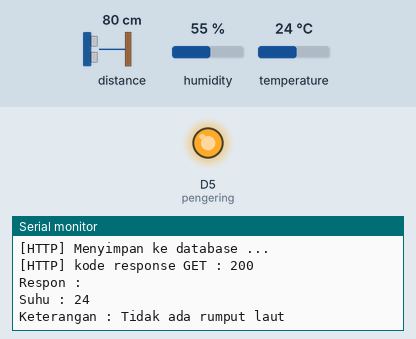
Bench run of a sketch on a simulated ESP8266 (NodeMCU). On the bench: output pins drawn as LEDs (lit = HIGH), the last lines printed to the serial monitor. Wiring (inferred from the names in the program): ultrasonic range finder: trigger D4; echo D3. The test bench sets the inputs (shaded band); at power-on: distance to the obstacle 80 cm, humidity 55 %, temperature 24 °C. The echo pulse lasts 58.3 µs per cm; WiFi joins after 1.5 s; servers stay silent unless stated; uploads are accepted with an empty reply; pins used as bus, display or sensor lines are not drawn.

Above: at 12.7 s.
12.8 s: distance to the obstacle set to 12 cm
At 14.52 s:
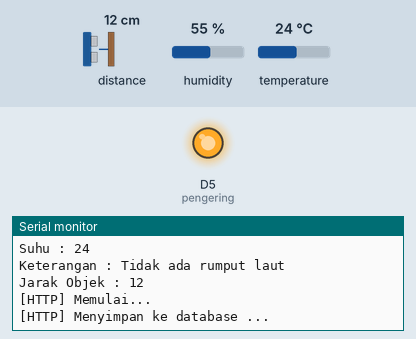
15.8 s: distance to the obstacle set to 9 cm
At 19.1 s:
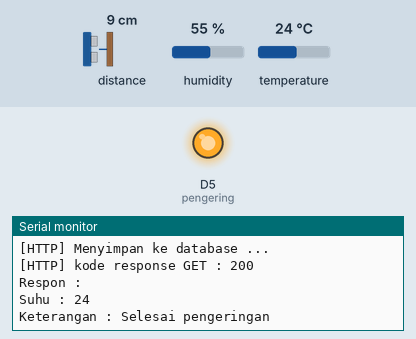
Timing chart, 0 to 20.6 s (numbered marks = the images above; inputs shaded):
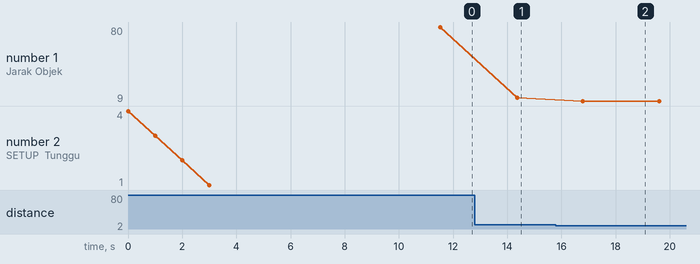

The sketch:

rumputlaut.ino
```cpp
#include <Arduino.h>

// Wifi
#include <ESP8266WiFi.h>
#include <ESP8266WiFiMulti.h>
#include <ESP8266HTTPClient.h>

#define USE_SERIAL Serial
ESP8266WiFiMulti WiFiMulti;
HTTPClient http;

// Sensor DHT
#include <DHT.h>

#define DHTPIN D9
#define DHTTYPE DHT11

DHT dht(DHTPIN, DHTTYPE);

int before_suhu = 25;

// PIN ULTRASONIK
#define echoPin D3
#define trigPin D4

// Relay
#define relay_on LOW
#define relay_off HIGH
#define pengering D5

// Boolean
boolean rumput_kosong = false;
boolean rumput_ada = false;

// URL WEB IOT
String simpan = "http://duniaiot.com/rumputlaut/Data/save?suhu=";
String update_rumput = "http://duniaiot.com/rumputlaut/Data/update?ket=";

String respon;
String rumput;

void setup() {
  Serial.begin(115200);   //Komunikasi baud rate

  USE_SERIAL.begin(115200);
  USE_SERIAL.setDebugOutput(false);

  for(uint8_t t = 4; t > 0; t--) {
      USE_SERIAL.printf("[SETUP] Tunggu %d...\n", t);
      USE_SERIAL.flush();
      delay(1000);
  }

  WiFi.mode(WIFI_STA);
  WiFiMulti.addAP("Rumput", "12345678"); // Sesuaikan SSID dan password ini

  Serial.println();

  for (int u = 1; u <= 5; u++)
  {
    if ((WiFiMulti.run() == WL_CONNECTED))
    {
      USE_SERIAL.println("Wifi konek");
      USE_SERIAL.flush();
      delay(1000);
    }
    else
    {
      Serial.println("Wifi belum konek");
      delay(1000);
    }
  }

  pinMode(echoPin, INPUT);
  pinMode(trigPin, OUTPUT);
  pinMode(pengering, OUTPUT);

  digitalWrite(pengering, relay_off);

  dht.begin(); // dht mulai bekerja/ on

  delay(1000);
  Serial.println();

}

void loop() {

  // coding suhu
  int suhu = dht.readTemperature();
  if (suhu > 50)
  {
    suhu = before_suhu;
  }
  else
  {
    before_suhu = suhu;
  }

  // jarak / ultrasonik
  int durasi, jarak, pos=0;
  digitalWrite(trigPin, HIGH);
  delayMicroseconds(10);
  digitalWrite(trigPin, LOW);
  durasi = pulseIn(echoPin, HIGH);
  jarak = (durasi / 2) / 29.1;

  if (jarak < 0)
  {
    jarak = 0;
  }

  Serial.print("Jarak Objek : ");
  Serial.println(jarak);

  // update ke database jika ada rumput laut masuk
  if (jarak <= 10)
  {
    if (rumput_ada == false)
    {
      Serial.println("Rumput laut terdeteksi");
      Serial.println();

      rumput = "Rumput laut dalam proses pengeringan";

      kirim(1);

      Serial.println();

      rumput_ada = true;
      rumput_kosong = false;
    }
  }
  else
  {
    if (rumput_kosong == false)
    {
      Serial.println("Tidak ada rumput laut");
      Serial.println();

      rumput = "Tidak ada rumput laut";

      kirim(0);

      Serial.println();

      rumput_ada = false;
      rumput_kosong = true;
    }
  }

  // kirim data suhu ke website
  if ((WiFiMulti.run() == WL_CONNECTED))
  {
    USE_SERIAL.print("[HTTP] Memulai...\n");

    http.begin( simpan + (String) suhu );

    USE_SERIAL.print("[HTTP] Menyimpan ke database ...\n");
    int httpCode = http.GET();

    if(httpCode > 0)
    {
      USE_SERIAL.printf("[HTTP] kode response GET : %d\n", httpCode);

      if (httpCode == HTTP_CODE_OK)
      {
        respon = http.getString();
        USE_SERIAL.println("Respon : " + respon);
        delay(200);
      }
    }
    else
    {
      USE_SERIAL.printf("[HTTP] GET data gagal, error: %s\n", http.errorToString(httpCode).c_str());
    }
    http.end();
  }

  if (respon.toInt() == 1)
  {
    if (rumput_ada == true)
    {
      digitalWrite(pengering, relay_on);
    }
    else
    {
      digitalWrite(pengering, relay_off);
    }
  }
  else
  {
    if (rumput_ada == true)
    {
      rumput = "Selesai pengeringan";
    }
    digitalWrite(pengering, relay_off);
  }

  Serial.println();

  Serial.print("Suhu : ");
  Serial.println(suhu);
  Serial.print("Keterangan : ");
  Serial.println(rumput);

  Serial.println();

  delay(2000);

}

void kirim(int ket)
{
  if ((WiFiMulti.run() == WL_CONNECTED))
  {
    USE_SERIAL.print("[HTTP] Memulai...\n");

    http.begin( update_rumput + (String) ket );

    USE_SERIAL.print("[HTTP] Update ke database ...\n");
    int httpCode = http.GET();

    if(httpCode > 0)
    {
      USE_SERIAL.printf("[HTTP] kode response GET : %d\n", httpCode);

      if (httpCode == HTTP_CODE_OK)
      {
        respon = http.getString();
        USE_SERIAL.println("Respon : " + respon);
        delay(200);
      }
    }
    else
    {
      USE_SERIAL.printf("[HTTP] GET data gagal, error: %s\n", http.errorToString(httpCode).c_str());
    }
    http.end();
  }
}
```

Measured:
- the behaviour switches between 11 and 10 cm on distance to the obstacle (found by bisection; images 1 and 2)
- after the input at 12.8 s, the serial monitor: prints a new line after 1.6 s (image 1)
- after the input at 15.8 s, the serial monitor: prints a new line after 0.99 s (image 2)
- plotted number 1: 80 → 12 after the input at 12.8 s, 12 → 9 after the input at 15.8 s
